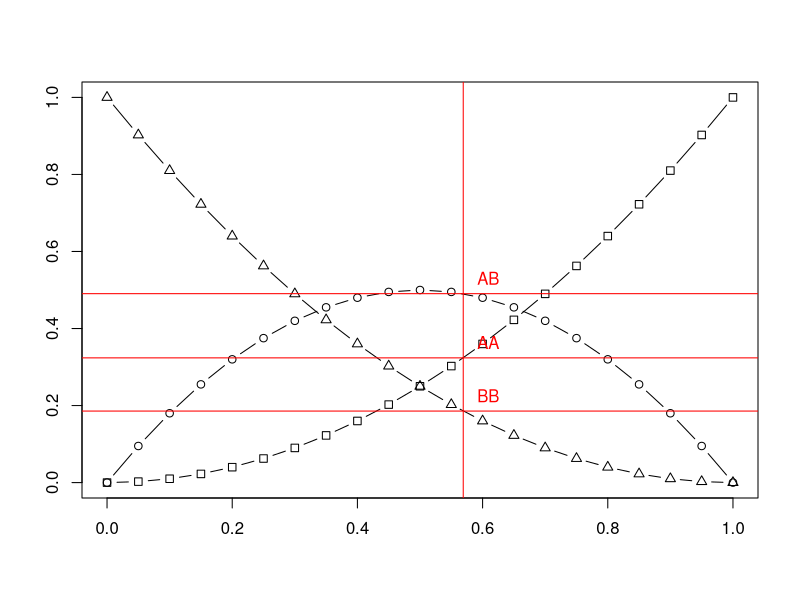

Reproduce this figure in R.
data = data.frame(c(824,1326,463,87))
row.names(data) = c('AA', 'AB', 'BB', 'missing')
colnames(data) = c('dist')
View(data)

# a.) callrate
data$callrate = data$dist/sum(data$dist)

# b.) Allelhäufigkeit
p_a = (2*data['AA','dist'] + data['AB','dist']) / (2*sum(data[-4,'dist']))
p_b = (2*data['BB','dist'] + data['AB','dist']) / (2*sum(data[-4,'dist']))

1 == p_a + p_b

# c.)
1 == (p_a + p_b)^2

AA = p_a^2
AB = 2*p_a*p_b
BB = p_b^2

values = seq(0,1,0.05)
m = matrix(NA, nrow = length(values), ncol = 3, dimnames = list(c(), c('AA', 'AB', 'BB')))
m = as.data.frame(cbind(values, m))

for (v in 1:length(values)) {
  p = values[v]
  q = 1-values[v]
  m[v,'AA'] = p^2
  m[v,'AB'] = 2*p*q
  m[v,'BB'] = q^2
}

plot(AA ~ values, data = m, type = 'b', pch = 0, ylab = '', xlab = '')
points(AB ~ values, data = m, type = 'b', pch = 1)
points(BB ~ values, data = m, type = 'b', pch = 2)
abline(v=p_a, col = 'red')
abline(h=AA, col = 'red')
abline(h=AB, col = 'red')
abline(h=BB, col = 'red')
text(rep(p_a+0.04, 3), c(AA+0.04, AB+0.04, BB+0.04), labels = c('AA', 'AB', 'BB'), col = 'red')

# d.)
n = sum(data[-4,'dist'])
chi2 = ((data['AA', 'dist'] - n * p_a^2)^2/(n * p_a^2)) + ((data['AB', 'dist'] - n * 2 * p_a * p_b)^2/(n * 2 * p_a * p_b)) + ((data['BB', 'dist'] - n * p_b^2)^2/(n * p_b^2))
# https://de.wikipedia.org/wiki/Chi-Quadrat-Test
# chi2 = 3.1415 < 3.84